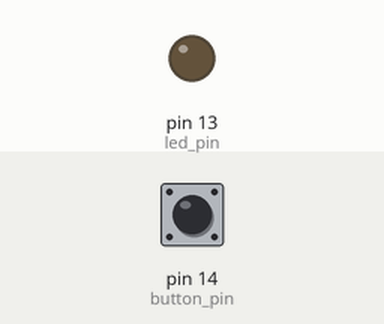
Bench run of a sketch on a simulated Arduino Uno, built with avr-gcc and run on an emulated ATmega328P. On the bench: output pins drawn as LEDs (lit = HIGH). The test bench sets the inputs (shaded band); at power-on: pin 14 (button_pin) LOW. What the sketch prints to the serial monitor is not drawn.

Above: at 1.2 s.
1.3 s: pin 14 (button_pin) pulled HIGH for 0.15 s
At 2.4 s:
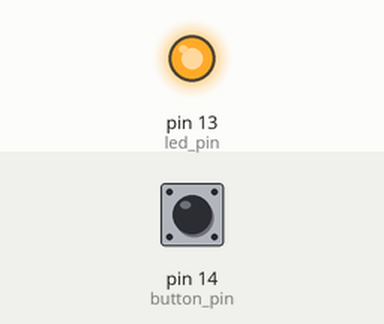
2.9 s: pin 14 (button_pin) pulled HIGH for 1 s
At 3.6 s:
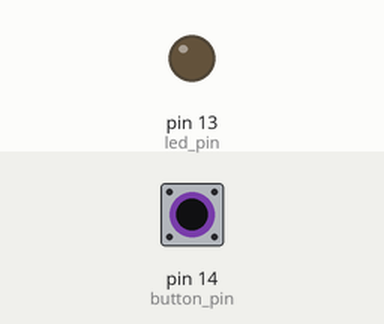
5.4 s: pin 14 (button_pin) pulled HIGH for 3.2 s
At 6.8 s:
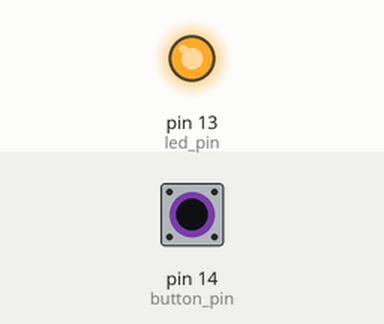
Timing chart, 0 to 8.4 s (numbered marks = the images above; inputs shaded):
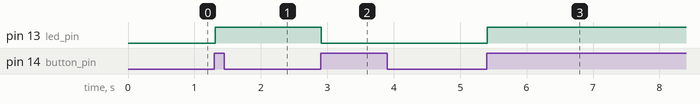

Measured:
- after the input at 1.3 s, pin 13 (led_pin): LOW → HIGH at once
- after the input at 2.9 s, pin 13 (led_pin): HIGH → LOW at once
- after the input at 5.4 s, pin 13 (led_pin): LOW → HIGH at once

The sketch:

Button_Debouncing.ino
```cpp
/********************************** Bouncy Button*************************/

/*


const int button_pin = 35;
const int led_pin = 4;
boolean last_button_state = LOW; // to keep track of last button state
boolean led_on = false; // to toggle led on or off initially set to false

void setup() {
  // put your setup code here, to run once:

  //set the mode of the pin
  pinMode(button_pin,INPUT);
  pinMode(led_pin,OUTPUT);
  Serial.begin(9600);


}//close setup

void loop() {
  // put your main code here, to run repeatedly:

  Serial.println(last_button_state);

  //read the voltage at the input button pin.
  int button_state = digitalRead(button_pin); // reading current input from botton


  if(button_state == HIGH & last_button_state == LOW)
  {
    led_on = !led_on; //flip last value
    last_button_state = HIGH;
  }
  else
  {
    last_button_state = button_state;
  }//close if else
  digitalWrite(led_pin,led_on);

}//close loop


*/


/********************Debounced Button********************/


const int button_pin = 14;
const int led_pin = 13;
boolean last_button_state = LOW; // to keep track of last button state
boolean button_state = LOW; // to keep track of current button value
boolean led_on = false; // to toggle led on or off initially set to false

void setup() {
  // put your setup code here, to run once:

  //set the mode of the pin
  pinMode(button_pin,INPUT);
  pinMode(led_pin,OUTPUT);
  Serial.begin(115200);


}//close setup


boolean debounce(boolean last)
{
  boolean current = digitalRead(button_pin);
  if(last != current)
  {
    delay(10);
    current = digitalRead(button_pin);
  }
  return current;

}


void loop() {
  // put your main code here, to run repeatedly:


  button_state = debounce(last_button_state);
  Serial.println(button_state);

  if(last_button_state == LOW && button_state == HIGH)
  {
    led_on = !led_on; //flip last value
  }
  last_button_state = button_state;
  digitalWrite(led_pin,led_on);

}//close loop


/***********************************Debounced Button 2******************************/


/*


const int button_pin = 12;    // the number of the pushbutton pin
const int led_pin = 13;      // the number of the LED pin

// Variables will change:
int led_state = LOW;         // the current state of the output pin
int button_state;             // the current reading from the input pin
int last_button_state = LOW;   // the previous reading from the input pin


unsigned long last_debounce_time = 0;  // the last time the output pin was toggled
unsigned long debounce_delay = 50;    // the debounce time; increase if the output flickers

void setup() {
  pinMode(button_pin, INPUT);
  pinMode(led_pin, OUTPUT);

  // set initial LED state
  digitalWrite(led_pin, led_state);

  Serial.begin(9600);
}

void loop() {
  // read the state of the switch into a local variable:
  int reading = digitalRead(button_pin);

  Serial.println(reading);

  // check to see if you just pressed the button
  // (i.e. the input went from LOW to HIGH), and you've waited long enough
  // since the last press to ignore any noise:

  // If the switch changed, due to noise or pressing:
  if (reading != last_button_state) {
    // reset the debouncing timer
    last_debounce_time = millis(); //millis() : this function returns the number of milliseconds the sketch has been running for
  }

  if ((millis() - last_debounce_time) > debounce_delay) {
    // whatever the reading is at, it's been there for longer than the debounce
    // delay, so take it as the actual current state:

    // if the button state has changed:
    if (reading != button_state) {
      button_state = reading;

      // only toggle the LED if the new button state is HIGH
      if (button_state == HIGH) {
        led_state = !led_state;
      }
    }
  }

  // set the LED:
  digitalWrite(led_pin, led_state);

  // save the reading. Next time through the loop, it'll be the lastButtonState:
  last_button_state = reading;
}


*/
```
